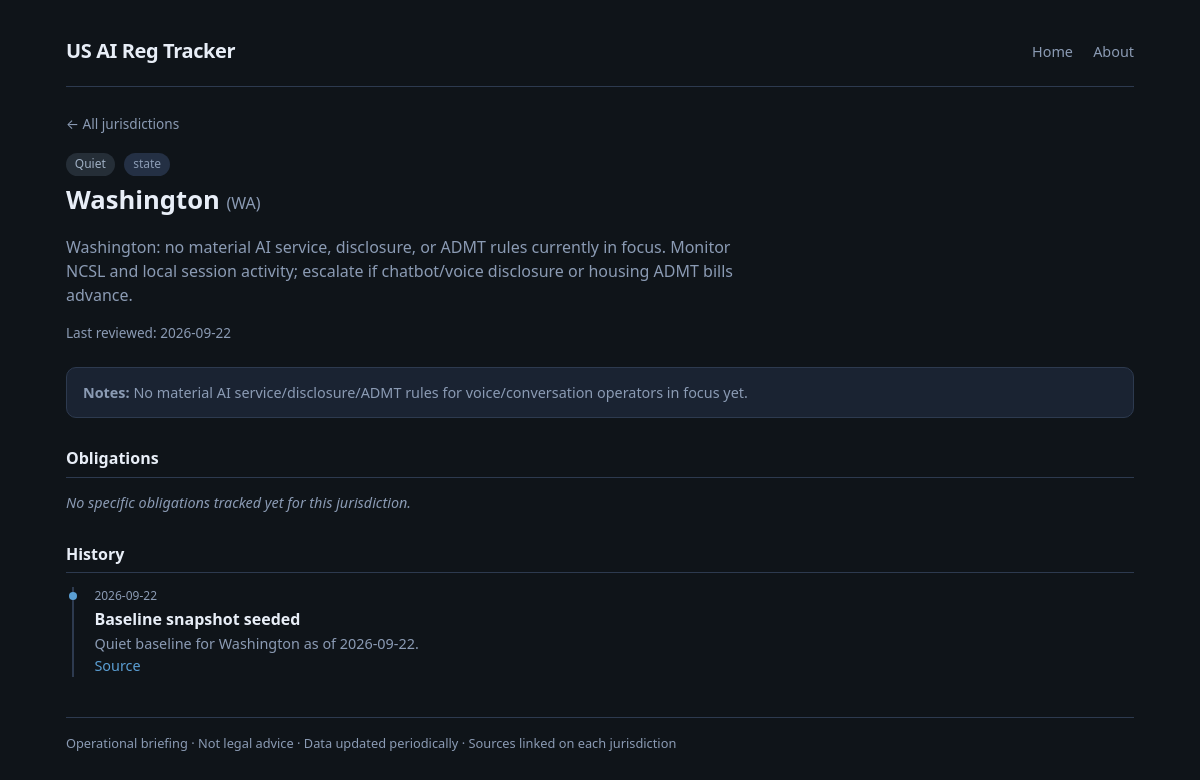
The page /j/WA on the database its author committed.
### tables this page shows
CREATE TABLE jurisdictions (
    id INTEGER PRIMARY KEY AUTOINCREMENT,
    code TEXT NOT NULL UNIQUE,
    name TEXT NOT NULL,
    kind TEXT NOT NULL CHECK (kind IN ('federal', 'state', 'local')),
    status_color TEXT NOT NULL DEFAULT 'quiet',
    status_label TEXT NOT NULL DEFAULT 'quiet',
    summary TEXT NOT NULL DEFAULT '',
    last_reviewed TEXT,
    notes TEXT DEFAULT ''
);

CREATE TABLE history_events (
    id INTEGER PRIMARY KEY AUTOINCREMENT,
    jurisdiction_id INTEGER NOT NULL REFERENCES jurisdictions(id) ON DELETE CASCADE,
    event_date TEXT NOT NULL,
    title TEXT NOT NULL,
    detail TEXT DEFAULT '',
    source_url TEXT,
    created_at TEXT NOT NULL DEFAULT (datetime('now'))
);

### app/main.py (the view)
@app.get("/j/{code}", response_class=HTMLResponse)
def jurisdiction_page(request: Request, code: str):
    detail = db.jurisdiction_detail(code)
    if not detail:
        raise HTTPException(status_code=404, detail=f"Jurisdiction {code} not found")
    j = _enrich_jurisdiction(detail["jurisdiction"])
    obligations = []
    for obl in detail["obligations"]:
        o = dict(obl)
        rel = o.get("voice_cs_relevance") or "none"
        o["rel_display"] = RELEVANCE_META.get(rel, RELEVANCE_META["none"])["label"]
        o["rel_css"] = RELEVANCE_META.get(rel, RELEVANCE_META["none"])["css"]
        obligations.append(o)
    return templates.TemplateResponse(
        "jurisdiction.html",
        {
            "request": request,
            "j": j,
            "obligations": obligations,
            "sources": detail["sources"],
            "history": detail["history"],
            "status_meta": STATUS_META,
        },
    )

### app/templates/jurisdiction.html (shortened to what this page needs)
{% extends "base.html" %}
{% block content %}
<a class="back" href="/">← All jurisdictions</a>
<div class="j-header">
  <span class="pill {{ j.status_css }}">{{ j.status_display }}</span>
  <span class="pill" style="margin-left:0.35rem;">{{ j.kind }}</span>
  <h1>{{ j.name }} <span style="color:var(--muted); font-weight:400; font-size:1rem;">({{ j.code }})</span></h1>
  <p class="summary">{{ j.summary }}</p>
  <p class="meta-line" style="margin-top:0.75rem;">Last reviewed: {{ j.last_reviewed or '—' }}</p>
</div>
{% if j.notes %}
<div class="notes"><strong>Notes:</strong> {{ j.notes }}</div>
{% endif %}
<h3 class="block-title">Obligations</h3>
{% if obligations %}
  {% for o in obligations %}
  <div class="obl">
    <h4>{{ o.title }}</h4>
    <div class="meta">
      <span class="pill {{ o.rel_css }}">Voice/conversation: {{ o.rel_display }}</span>
      <span>Status: {{ o.status }}</span>
      {% if o.effective_date %}<span>Effective: {{ o.effective_date }}</span>{% endif %}
    </div>
    <p>{{ o.summary }}</p>
    {% if o.voice_cs_why %}
    <p class="why"><strong>Why it matters:</strong> {{ o.voice_cs_why }}</p>
    {% endif %}
    {% if o.themes %}
    <div class="themes">
      {% for t in o.themes %}
      <span class="theme-tag">{{ t }}</span>
      {% endfor %}
    </div>
    {% endif %}
    {% if o.sources %}
    <ul class="sources">
      {% for s in o.sources %}
      <li><a href="{{ s.url }}" target="_blank" rel="noopener noreferrer">{{ s.label }}</a></li>
      {% endfor %}
    </ul>
    {% endif %}
  </div>
  {% endfor %}
{% else %}
<p class="empty">No specific obligations tracked yet for this jurisdiction.</p>
{% endif %}
<h3 class="block-title">History</h3>
{% if history %}
<ul class="timeline">
  {% for h in history %}
  <li>
    <div class="date">{{ h.event_date }}</div>
    <div class="title">{{ h.title }}</div>
    {% if h.detail %}<div class="detail">{{ h.detail }}</div>{% endif %}
    {% if h.source_url %}
    <div class="detail"><a href="{{ h.source_url }}" target="_blank" rel="noopener noreferrer">Source</a></div>
    {% endif %}
  </li>
  {% endfor %}
</ul>
{% else %}
<p class="empty">No history events yet.</p>
{% endif %}
{% endblock %}

### app/static/style.css (style rules this page uses)
:root { --bg: #0f1419; --surface: #1a2332; --surface2: #243044; --border: #2d3a4f; --text: #e8eef7; --muted: #8b9bb4; --accent: #5b9fd4; --accent-soft: rgba(91, 159, 212, 0.15); --in-force: #3d9a6a; --pending: #c9a227; --hot: #d4654a; --quiet: #5a6a7e; --watch: #7b8fd4; --rel-high: #d4654a; --rel-medium: #c9a227; --rel-low: #5b9fd4; --rel-none: #5a6a7e; --radius: 10px; --font: "Segoe UI", system-ui, -apple-system, sans-serif; }
* { box-sizing: border-box; }
body { margin: 0; font-family: var(--font); background: var(--bg); color: var(--text); line-height: 1.5; min-height: 100vh; }
a { color: var(--accent); text-decoration: none; }
.meta-line { color: var(--muted); font-size: 0.85rem; margin-bottom: 1.25rem; }
.pill { display: inline-block; padding: 0.15rem 0.55rem; border-radius: 999px; font-size: 0.75rem; font-weight: 500; background: var(--surface2); color: var(--muted); }
.pill.status-quiet { background: rgba(90,106,126,0.3); color: #a0b0c4; }
.back { font-size: 0.85rem; color: var(--muted); margin-bottom: 1rem; display: inline-block; }
.j-header { margin-bottom: 1.5rem; }
.j-header h1 { margin: 0.3rem 0 0.5rem; font-size: 1.6rem; }
.j-header .summary { color: var(--muted); max-width: 42rem; }
.notes { background: var(--surface); border: 1px solid var(--border); border-radius: var(--radius); padding: 0.85rem 1rem; margin: 1rem 0 1.5rem; font-size: 0.9rem; color: var(--muted); }
h3.block-title { font-size: 1rem; margin: 1.75rem 0 0.85rem; padding-bottom: 0.4rem; border-bottom: 1px solid var(--border); }
.timeline { list-style: none; padding: 0; margin: 0; }
.timeline li { position: relative; padding: 0 0 1.25rem 1.25rem; border-left: 2px solid var(--border); margin-left: 0.4rem; }
.timeline li::before { content: ""; position: absolute; left: -5px; top: 0.35rem; width: 8px; height: 8px; border-radius: 50%; background: var(--accent); }
.timeline li:last-child { padding-bottom: 0; }
.timeline .date { font-size: 0.75rem; color: var(--muted); }
.timeline .title { font-weight: 600; margin: 0.15rem 0; }
.timeline .detail { font-size: 0.9rem; color: var(--muted); }
.empty { color: var(--muted); font-size: 0.9rem; font-style: italic; }

### rows shown on the page
jurisdictions: kind "state", name "Washington", code "WA", summary "Washington: no material AI service, disclosure, or ADMT rules currently in focus. Monitor NCSL and local session activity; escalate if chatbot/voice disclosure or housing ADMT bills advance.", last_reviewed "2026-09-22", notes "No material AI service/disclosure/ADMT rules for voice/conversation operators in focus yet."
history_events: event_date "2026-09-22", title "Baseline snapshot seeded", detail "Quiet baseline for Washington as of 2026-09-22."

### other values the page prints
{{ j.status_display }} "Quiet"
